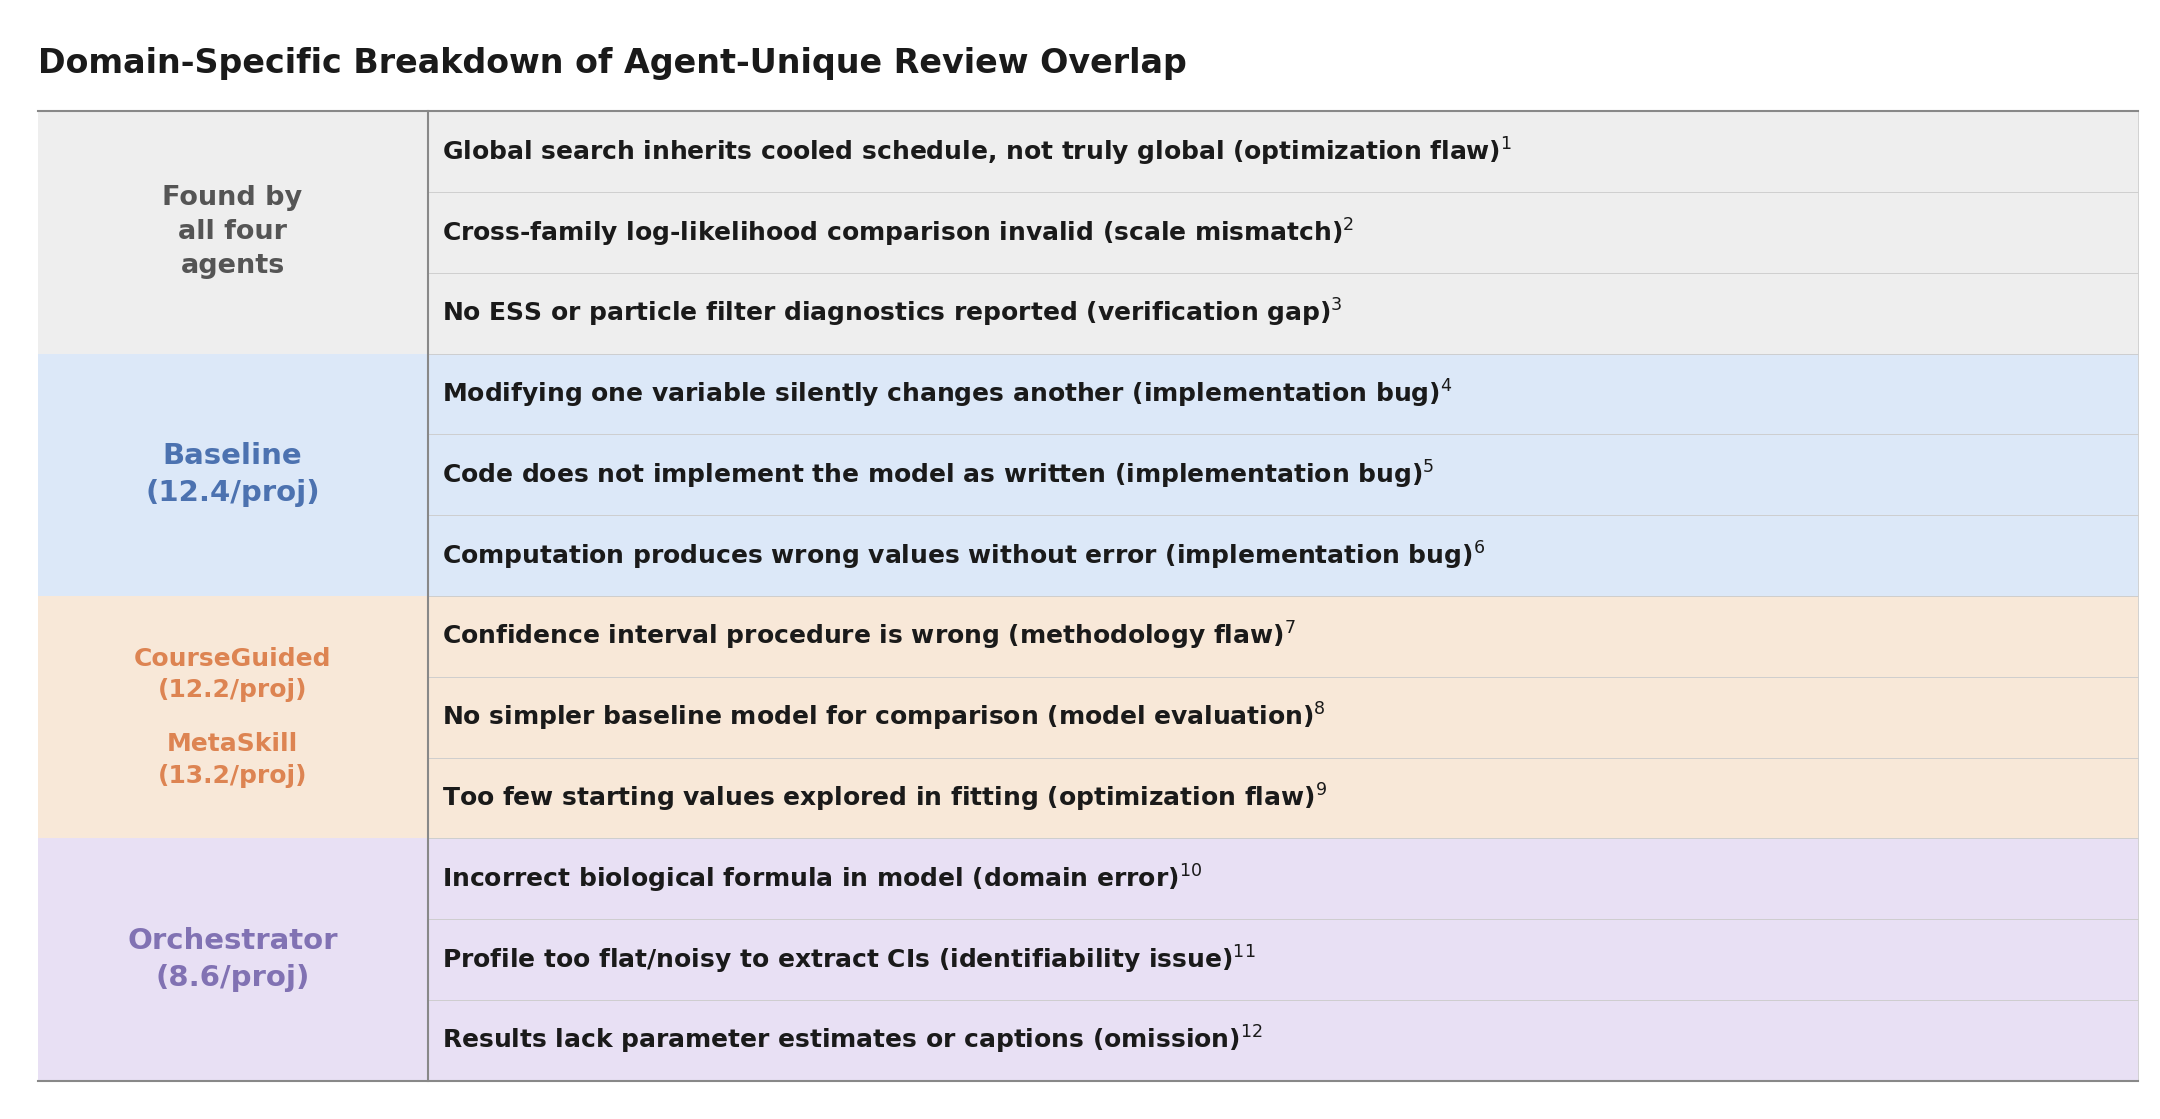

This figure's Python source:
import matplotlib
matplotlib.use('Agg')
import matplotlib.pyplot as plt
import matplotlib.patches as mpatches
import pandas as pd
from pathlib import Path

plt.rcParams['font.family'] = 'DejaVu Sans'

baseline_color = '#4C72B0'
cd_color       = '#DD8452'
orch_color     = '#8172B3'



REVIEWER_MAP = {'Alex': 'Baseline', 'Charlie': 'CourseGuided', 'Doug': 'MetaSkill', 'Evan': 'Orchestrator'}

df = pd.read_csv(Path(__file__).parent / "comparator_results.csv")
df['Agent'] = df['Reviewer'].map(REVIEWER_MAP)
n_proj = df[['Semester', 'Project']].drop_duplicates().shape[0]
ac_per_proj = (df.groupby('Agent')[['A', 'C']].sum().sum(axis=1) / n_proj).round(1)


def agent_entry(name, color):
    return (name, f'{ac_per_proj[name]:.1f}', color)

BLOCKS = [
    ([('Global search inherits cooled schedule, not truly global (optimization flaw)', '1'),
      ('Cross-family log-likelihood comparison invalid (scale mismatch)', '2'),
      ('No ESS or particle filter diagnostics reported (verification gap)', '3')],
     [], '#eeeeee', 'Found by\nall four\nagents'),
    ([('Modifying one variable silently changes another (implementation bug)', '4'),
      ('Code does not implement the model as written (implementation bug)', '5'),
      ('Computation produces wrong values without error (implementation bug)', '6')],
     [agent_entry('Baseline', baseline_color)], '#dce8f8', None),
    ([('Confidence interval procedure is wrong (methodology flaw)', '7'),
      ('No simpler baseline model for comparison (model evaluation)', '8'),
      ('Too few starting values explored in fitting (optimization flaw)', '9')],
     [agent_entry('CourseGuided', cd_color), agent_entry('MetaSkill', cd_color)], '#f8e8d8', None),
    ([('Incorrect biological formula in model (domain error)', '10'),
      ('Profile too flat/noisy to extract CIs (identifiability issue)', '11'),
      ('Results lack parameter estimates or captions (omission)', '12')],
     [agent_entry('Orchestrator', orch_color)], '#e8e0f4', None),
]

DATA_H  = 0.52
HDR_H   = 0.62
FOOT_H  = 0.0
LABEL_W = 2.6
FIG_W   = 14.2

N_ROWS = sum(len(rows) for rows, _, _, _ in BLOCKS)
FIG_H  = N_ROWS * DATA_H + HDR_H + FOOT_H + 0.4

GRID_L = 0.15
GRID_R = FIG_W - 0.05
CAT_X  = LABEL_W + 0.25

fig, ax = plt.subplots(figsize=(FIG_W, FIG_H))
ax.set_xlim(0, FIG_W)
ax.set_ylim(0, FIG_H)
ax.axis('off')

hdr_top = FIG_H
hdr_bot = FIG_H - HDR_H
hdr_mid = (hdr_top + hdr_bot) / 2
ax.text(GRID_L, hdr_mid, 'Domain-Specific Breakdown of Agent-Unique Review Overlap',
        ha='left', va='center', fontsize=16, fontweight='bold', color='#1a1a1a', zorder=2)

y = hdr_bot
for rows, agents, bg, label_override in BLOCKS:
    block_h = len(rows) * DATA_H
    block_top, block_bot = y, y - block_h


    ax.add_patch(mpatches.Rectangle(
        (GRID_L, block_bot), LABEL_W, block_h,
        facecolor=bg, edgecolor='none', zorder=1
    ))


    for i, (label, sup) in enumerate(rows):
        ax.add_patch(mpatches.Rectangle(
            (GRID_L + LABEL_W, block_top - (i + 1) * DATA_H), GRID_R - GRID_L - LABEL_W, DATA_H,
            facecolor=bg, edgecolor='#cccccc', linewidth=0.4, zorder=1
        ))
        mid_y = block_top - (i + 0.5) * DATA_H
        text = label if sup is None else f'{label}$^{{{sup}}}$'
        ax.text(CAT_X, mid_y, text, ha='left', va='center', fontsize=12,
                fontweight='bold', color='#1a1a1a', zorder=2)


    label_x = GRID_L + LABEL_W / 2
    block_mid = block_top - block_h / 2

    if label_override is not None:
        ax.text(label_x, block_mid, label_override, ha='center', va='center',
                fontsize=13, fontweight='bold', color='#555555',
                linespacing=1.4, zorder=2)
    else:
        n_agents = len(agents)
        fontsize = 14 if n_agents == 1 else 12
        offset_step = 0.55
        for j, (name, count, color) in enumerate(agents):
            txt = f'{name}\n({count}/proj)'
            offset = ((n_agents - 1) / 2 - j) * offset_step
            ax.text(label_x, block_mid + offset, txt, ha='center', va='center',
                    fontsize=fontsize, fontweight='bold', color=color,
                    linespacing=1.4, zorder=2)

    y = block_bot

end_y = y
ax.plot([GRID_L, GRID_R], [end_y, end_y], color='#888888', linewidth=1.0)
ax.plot([GRID_L, GRID_R], [hdr_bot, hdr_bot], color='#888888', linewidth=1.0)


ax.plot([GRID_L + LABEL_W, GRID_L + LABEL_W], [end_y, hdr_bot],
        color='#888888', linewidth=1.0, zorder=3)

ax.set_ylim(end_y - 0.15, FIG_H)

plt.subplots_adjust(left=0, right=1, top=1, bottom=0)
plt.savefig('matrix_comparison.png', dpi=150, bbox_inches='tight')
print("Saved: matrix_comparison.png")
